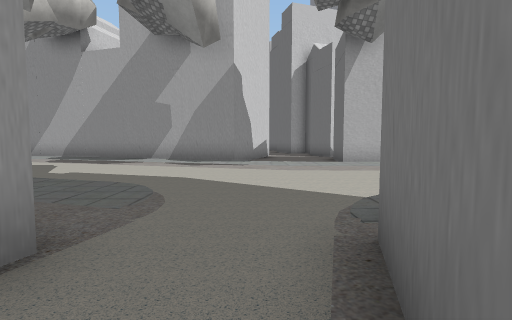
[1] (above)

17 first-person views from a walk through a Unity game level. The camera is 1.5 m above the floor, tilts 4° down and sees 85° across. The floor is counted in squares, 2 m on a side. Each view is taken from the middle of a square. On the plan, view 1 faces up. The plan holds only what a view shows up to about 10 squares ahead; the rest is blank. The place goes on beyond the plan. Some surface patterns are stand-ins.

[2]
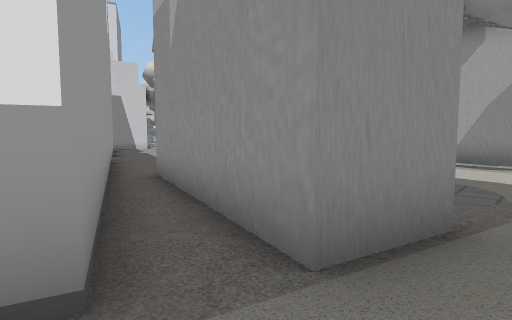

[3]
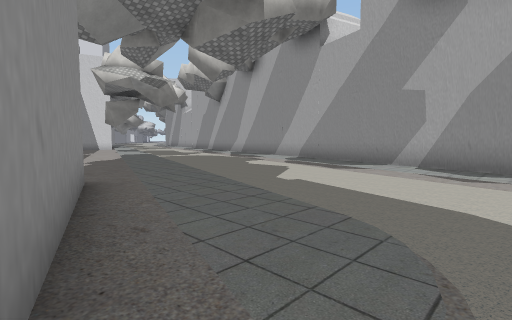

[4]
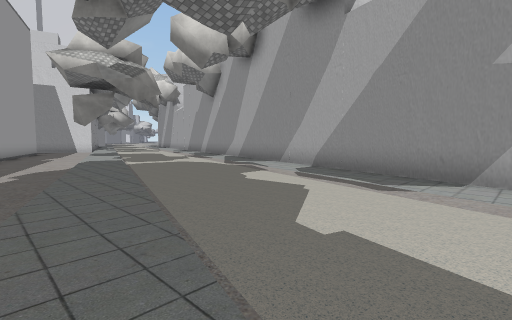

[5]
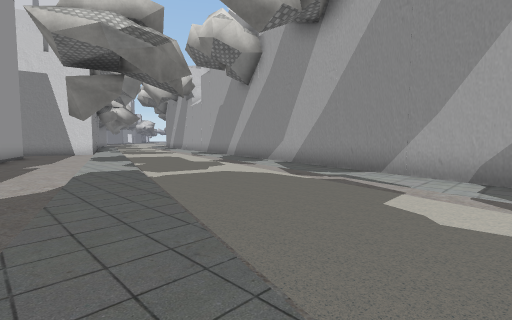

[6]
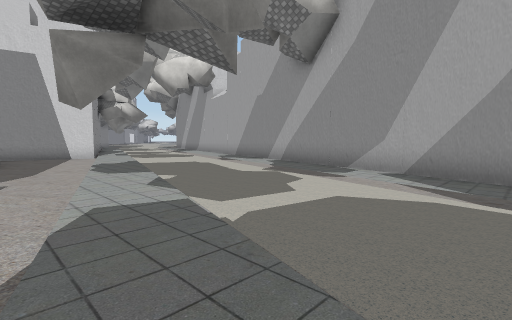

[7]
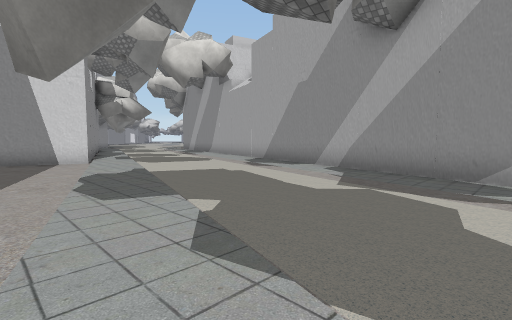

[8]
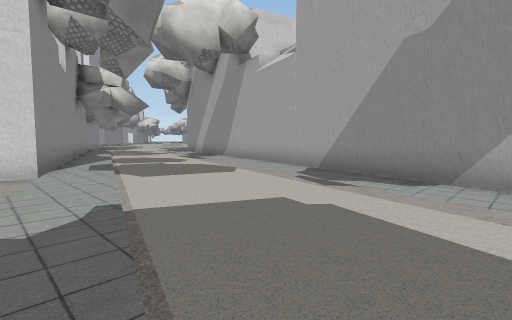

[9]
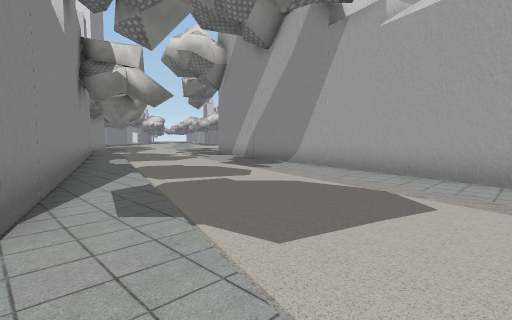

[10]
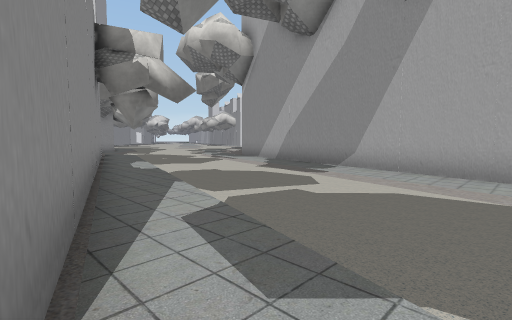

[11]
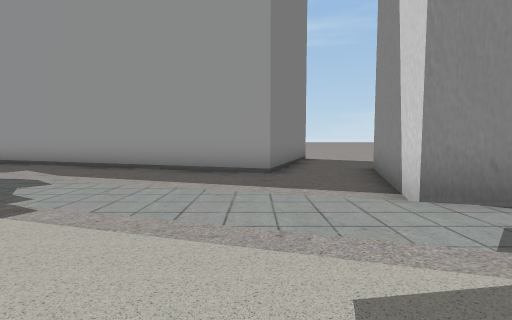

[12]
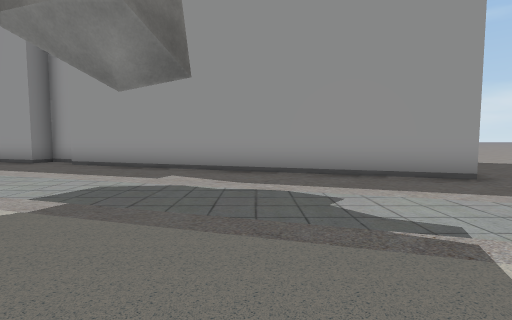

[13]
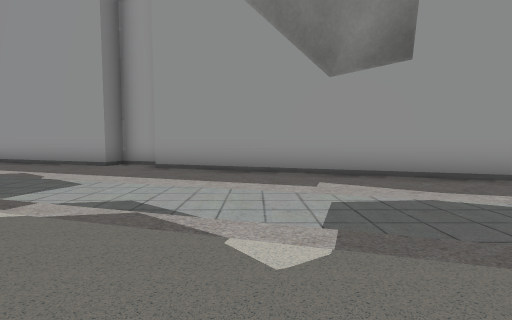

[14]
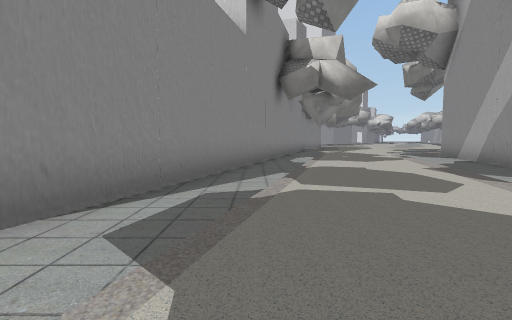

[15]
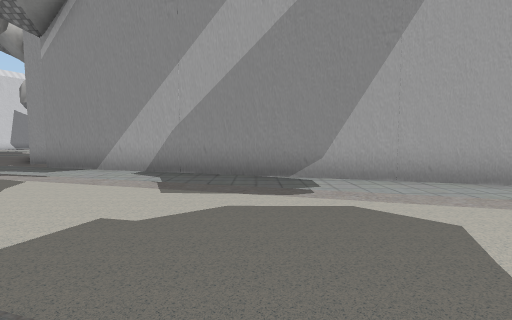

[16]
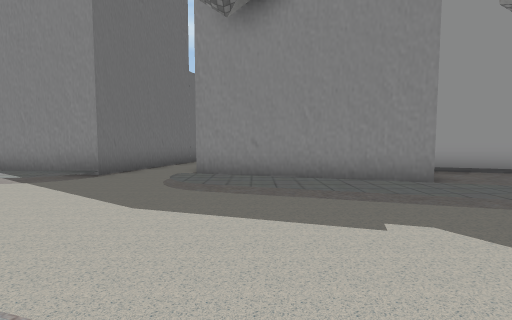

[17]
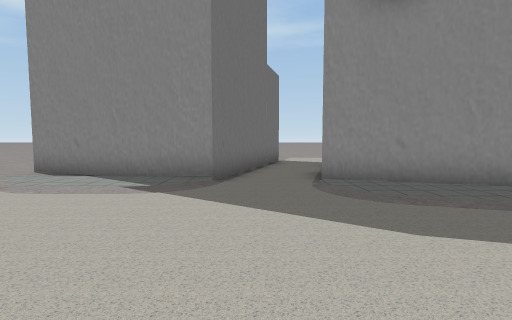

### Floor plan
Key: @ floor where view 1 was taken; # wall or solid block; . main floor; : floor 0.25 m higher than the main floor; / step, stairs or slope.
Columns run from 34 left of view 1 to 3 right of it. Each row starts with its distance up from view 1.
 20 ##
 19 /####
 18 /::/####
 17 ..//::/#####
 16 .....//:::/####
 15 ........//:::/####
 14 //..........//::/####
 13 ::://..........//::/#####
 12 ###::://..........//:::/####
 11   ####/:://..........//:::/####
 10      ####/::://..........//::/####   #
  9        ##..//::://..........//::://  #
  8        #......///:://..........//:::::
  7        #..........//:://..........////
  6        #..###........//::://..........
  5        ..## ####........//::://.......
  4       ...#     ####.........//::/.....
  3       ...#        ##........##.///./::
  2                    ######..######..#//
  1                         #########..###
  0                             ###...@#
 -1                               ##..##
 -2                                 ..#

Positions as (right, up) in squares from view 1, and headings:
1: (0, 0), facing up
2: (-1, -1), facing up-left
3: (-1, 2), facing up-left
4: (-3, 4), facing up-left
5: (-7, 5), facing up-left
6: (-11, 6), facing up-left
7: (-14, 7), facing up-left
8: (-18, 9), facing up-left
9: (-23, 10), facing up-left
10: (-25, 10), facing up-left
11: (-24, 13), facing down
12: (-20, 12), facing down
13: (-17, 11), facing down
14: (-24, 12), facing left
15: (-30, 12), facing up
16: (-3, 9), facing down
17: (0, 8), facing down
